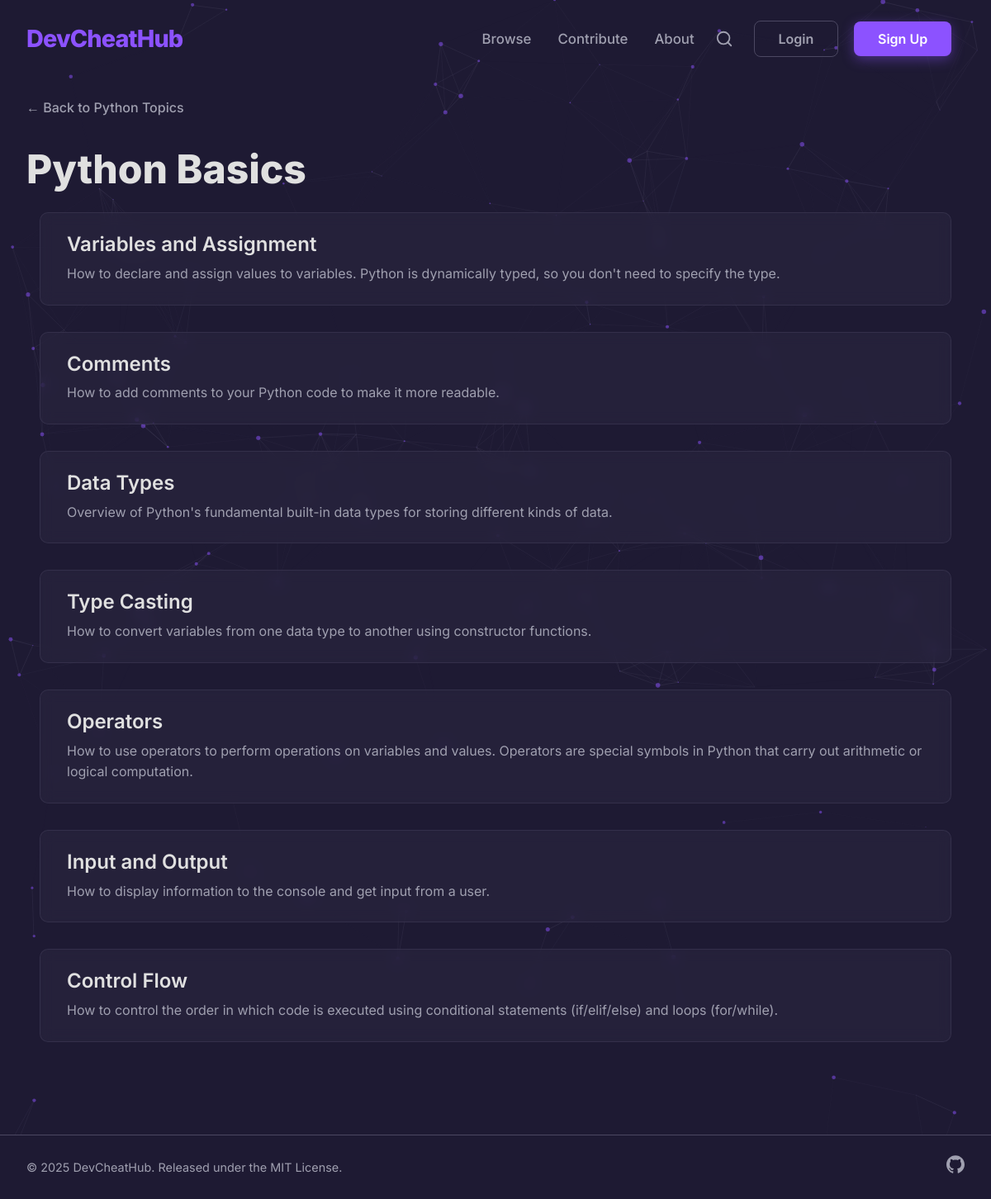
The app's page /category/python-basics/ with its own data.
### core/models.py (models this page shows, shortened)
class Category(models.Model):
    name = models.CharField(max_length=100)
    slug = models.SlugField(max_length=100, unique=True, blank=True)
    parent = models.ForeignKey(
        'self',
        on_delete=models.CASCADE,
        null=True,
        blank=True,
        related_name='subcategories'
    )
    order = models.PositiveIntegerField(default=0)
    icon = models.FileField(upload_to='category_icons/', null=True, blank=True)
    class Meta:
        verbose_name_plural = "Categories"
        ordering = ['order']
        unique_together = ('parent', 'name')

class CheatSheet(models.Model):
    STATUS_CHOICES = [
        ('PENDING', 'Pending Review'),
        ('APPROVED', 'Approved'),
        ('REJECTED', 'Rejected'),
    ]
    author = models.ForeignKey(User, on_delete=models.CASCADE)
    category = models.ForeignKey(Category, related_name="cheatsheets", on_delete=models.CASCADE)
    title = models.CharField(max_length=200)
    description = models.TextField(help_text="A brief description of the cheatsheet.")
    status = models.CharField(max_length=10, choices=STATUS_CHOICES, default='PENDING')
    slug = models.SlugField(max_length=200, unique=True, blank=True)
    created_at = models.DateTimeField(auto_now_add=True)
    updated_at = models.DateTimeField(auto_now=True)
    content = models.JSONField(default=dict)

### core/views.py (the view)
# urls.py: path('category/<slug:category_slug>/', views.category_detail, name='category_detail'),
def category_detail(request, category_slug):
    category = get_object_or_404(Category, slug=category_slug)
    if category.subcategories.exists():
        context = {
            'category': category,
            'subcategories': category.subcategories.all()
        }
        return render(request, 'core/subcategory_list.html', context)
    else:
        cheatsheet_list = CheatSheet.objects.filter(category=category, status='APPROVED')
        paginator = Paginator(cheatsheet_list, 10) # Show 10 cheatsheets per page
        page_number = request.GET.get('page')
        page_obj = paginator.get_page(page_number)
        context = {
            'category': category,
            'page_obj': page_obj, # Pass the Page object to the template
        }
        return render(request, 'core/cheatsheet_list.html', context)

### templates/core/cheatsheet_list.html (shortened to what this page needs)
{% extends "base.html" %}
{% load static %}
{% block content %}
<div class="container">
    {% if category.parent %}
        <a href="{% url 'category_detail' category.parent.slug %}" class="breadcrumb">&larr; Back to {{ category.parent.name }} Topics</a>
    {% else %}
        <a href="{% url 'category_list' %}" class="breadcrumb">&larr; Back to All Categories</a>
    {% endif %}
    <h1 class="page-title">{{ category.name }}</h1>
    <div class="list-container">
        {% for sheet in page_obj  %}
        <a href="{% url 'cheatsheet_detail' sheet.slug %}" class="list-item-link">
            <div class="list-item">
                <h2 class="list-item-title">{{ sheet.title }}</h2>
                <p class="list-item-description">{{ sheet.description }}</p>
            </div>
        </a>
        {% empty %}
        <p>There are no cheatsheets in this category yet.</p>
        {% endfor %}
    </div>
</div>
{% endblock %}

### static/css/styles.css (style rules this page uses)
:root { --primary-bg: #1E1A33; --secondary-bg: #2C2842; --accent-color: #8C52FF; --text-primary: #E0E0E0; --text-secondary: #A0A0B0; --card-bg: #2C2842; --border-color: #4C4862; --code-bg: #211D34; --gradient-start: #8C52FF; --gradient-end: #00C2FF; --btn-hover-border: #00C2FF; }
body { background-color: var(--primary-bg); color: var(--text-primary); font-family: 'Inter', sans-serif, -apple-system, BlinkMacSystemFont, "Segoe UI", Roboto, Helvetica, Arial, "Apple Color Emoji", "Segoe UI Emoji", "Segoe UI Symbol"; margin: 0; font-size: 16px; line-height: 1.6; -webkit-font-smoothing: antialiased; -moz-osx-font-smoothing: grayscale; pointer-events: none; user-select: none; -webkit-user-select: none; }
h1, h2, h3, h4, h5, h6 { color: var(--text-primary); line-height: 1.2; margin-top: 0; }
p { color: var(--text-secondary); }
.container { max-width: 1200px; margin: 0 auto; padding: 1.5rem 2rem; }
#particles-js, .main-header, .btn, a, button, input, textarea, .card, .snippet-container, .CodeMirror { pointer-events: auto; }
.list-item { background-color: rgba(44, 40, 66, 0.5); -webkit-backdrop-filter: blur(8px); backdrop-filter: blur(8px); padding: 1.5rem 2rem; margin-bottom: 1rem; border-radius: 10px; border: 1px solid rgba(76, 72, 98, 0.4); transition: transform 0.2s ease, border-color 0.2s ease, box-shadow 0.2s ease; }
.list-item-title { margin: 0 0 0.5rem 0; color: var(--text-primary); font-size: 1.5rem; font-weight: 600; }
.list-item-description { margin: 0; color: var(--text-secondary); font-size: 1rem; }
.page-title { font-size: 3rem; font-weight: 800; color: var(--text-primary); margin-bottom: 1rem; border-bottom: none; }
.breadcrumb { color: var(--text-secondary); text-decoration: none; display: inline-flex; align-items: center; margin-bottom: 2rem; font-weight: 500; }
.list-item-link { text-decoration: none; display: block; padding: 0.5rem 1rem; }
.list-item-title { color: var(--text-primary); }
.list-item-description { color: var(--text-secondary); }
.list-item-link { text-decoration: none; color: var(--text-primary); }
html { height: 100%; box-sizing: border-box; }
*, *::before, *::after { box-sizing: inherit; }
body { display: flex; flex-direction: column; min-height: 100vh; }

### records on screen
Category: parent.name "Python"
CheatSheet: title "Variables and Assignment", description "How to declare and assign values to variables. Python is dynamically typed, so you don't need to specify the type."
CheatSheet: title "Comments", description "How to add comments to your Python code to make it more readable."
CheatSheet: title "Data Types", description "Overview of Python's fundamental built-in data types for storing different kinds of data."
CheatSheet: title "Type Casting", description "How to convert variables from one data type to another using constructor functions."
CheatSheet: title "Operators", description "How to use operators to perform operations on variables and values. Operators are special symbols in Python that carry out arithmetic or logical computation."
CheatSheet: title "Input and Output", description "How to display information to the console and get input from a user."
CheatSheet: title "Control Flow", description "How to control the order in which code is executed using conditional statements (if/elif/else) and loops (for/while)."
